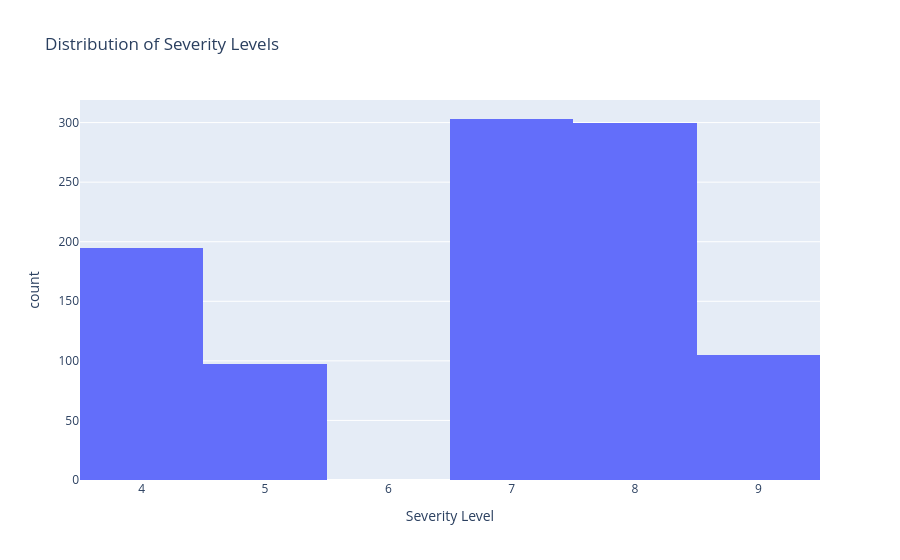
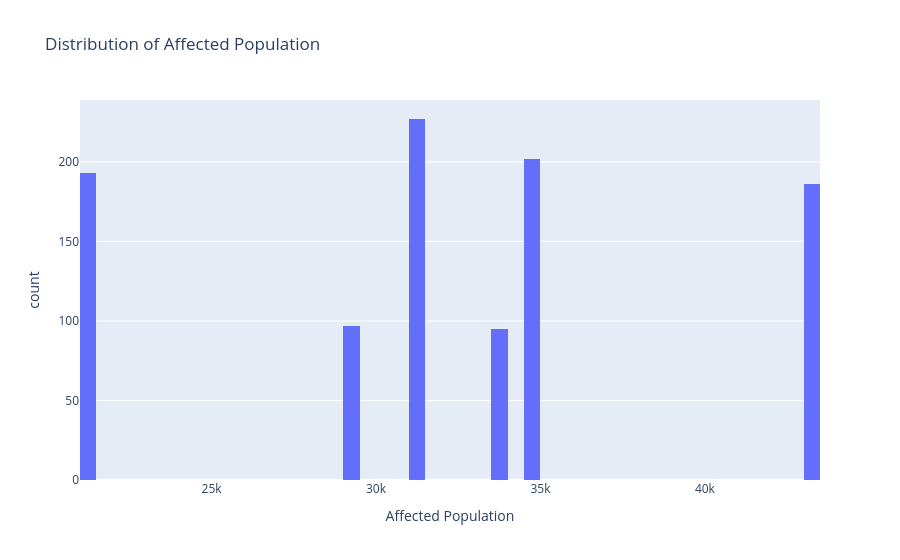
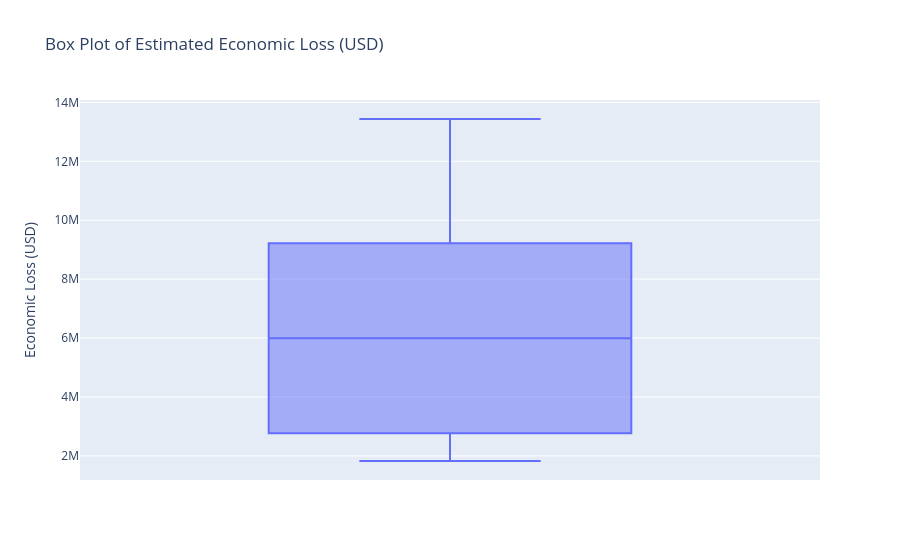

Notebook code for these charts, in order:
### Markdown cell above
## 5. Visual Representation of EDA (Plotly)

Visualizations are key to understanding the data at a deeper level. We will use Plotly to create interactive plots that highlight distributions, relationships, and potential issues within the dataset.

### Code cell
if not df.empty:
    logger.info("Generating Plotly visualizations for EDA.")

    # 1. Distribution of Disaster Types
    try:
        fig = px.bar(df['disaster_type'].value_counts().reset_index(),
                     x='index', y='disaster_type',
                     title='Distribution of Disaster Types',
                     labels={'index': 'Disaster Type', 'disaster_type': 'Count'})
        fig.show()
    except Exception as e:
        logger.error(f"Error generating disaster type distribution plot: {e}")

    # 2. Distribution of Severity Levels
    try:
        fig = px.histogram(df, x='severity_level', nbins=10,
                           title='Distribution of Severity Levels',
                           labels={'severity_level': 'Severity Level'})
        fig.show()
    except Exception as e:
        logger.error(f"Error generating severity level distribution plot: {e}")

    # 3. Affected Population Distribution
    try:
        fig = px.histogram(df, x='affected_population', nbins=50,
                           title='Distribution of Affected Population',
                           labels={'affected_population': 'Affected Population'})
        fig.show()
    except Exception as e:
        logger.error(f"Error generating affected population distribution plot: {e}")

    # 4. Estimated Economic Loss Distribution (Box Plot for Outliers)
    try:
        fig = px.box(df, y='estimated_economic_loss_usd',
                     title='Box Plot of Estimated Economic Loss (USD)',
                     labels={'estimated_economic_loss_usd': 'Economic Loss (USD)'})
        fig.show()
    except Exception as e:
        logger.error(f"Error generating economic loss box plot: {e}")

    # 5. Geographic Distribution of Disasters
    try:
        fig = px.scatter_geo(df, lat='latitude', lon='longitude', color='disaster_type',
                             hover_name='location',
                             title='Geographic Distribution of Disaster Events by Type',
                             projection='natural earth')
        fig.show()
    except Exception as e:
        logger.error(f"Error generating geographic distribution plot: {e}")

    # 6. Average Estimated Economic Loss by Disaster Type
    try:
        avg_loss_by_type = df.groupby('disaster_type')['estimated_economic_loss_usd'].mean().sort_values(ascending=False).reset_index()
        fig = px.bar(avg_loss_by_type, x='disaster_type', y='estimated_economic_loss_usd',
                     title='Average Estimated Economic Loss by Disaster Type',
                     labels={'disaster_type': 'Disaster Type', 'estimated_economic_loss_usd': 'Average Economic Loss (USD)'})
        fig.show()
    except Exception as e:
        logger.error(f"Error generating average economic loss by disaster type plot: {e}")

    # 7. Target Variable Distribution
    try:
        target_counts = df['is_major_disaster'].value_counts(normalize=True).reset_index()
        target_counts.columns = ['is_major_disaster', 'percentage']
        fig = px.pie(target_counts, names='is_major_disaster', values='percentage',
                     title='Distribution of Major vs. Minor Disasters',
                     labels={'is_major_disaster': 'Major Disaster (1) / Minor Disaster (0)'},
                     hole=0.3)
        fig.update_traces(textinfo='percent+label', marker=dict(colors=['#EF553B', '#636EFB'])) # Customize colors
        fig.show()
    except Exception as e:
        logger.error(f"Error generating target variable distribution plot: {e}")

    logger.info("Plotly visualizations completed.")
else:
    logger.warning("DataFrame is empty. Skipping Plotly visualizations.")

### Figure 1 — Plotly figure (JSON) as saved in the notebook; plotly's stock layout.template omitted (floating-point values rounded to 4 significant figures; data arrays with more than 128 entries replaced by an {"elided": "..."} marker saying what was removed)
{"data": [{"bingroup": "x", "hovertemplate": "Severity Level=%{x}<br>count=%{y}<extra></extra>", "legendgroup": "", "marker": {"color": "#636efa", "pattern": {"shape": ""}}, "name": "", "nbinsx": 10, "orientation": "v", "showlegend": false, "type": "histogram", "x": {"elided": "1000 float values"}, "xaxis": "x", "yaxis": "y"}], "layout": {"barmode": "relative", "legend": {"tracegroupgap": 0}, "title": {"text": "Distribution of Severity Levels"}, "xaxis": {"anchor": "y", "domain": [0, 1], "title": {"text": "Severity Level"}}, "yaxis": {"anchor": "x", "domain": [0, 1], "title": {"text": "count"}}}}

### Figure 2 — Plotly figure (JSON) as saved in the notebook; plotly's stock layout.template omitted (floating-point values rounded to 4 significant figures; data arrays with more than 128 entries replaced by an {"elided": "..."} marker saying what was removed)
{"data": [{"bingroup": "x", "hovertemplate": "Affected Population=%{x}<br>count=%{y}<extra></extra>", "legendgroup": "", "marker": {"color": "#636efa", "pattern": {"shape": ""}}, "name": "", "nbinsx": 50, "orientation": "v", "showlegend": false, "type": "histogram", "x": {"elided": "1000 float values"}, "xaxis": "x", "yaxis": "y"}], "layout": {"barmode": "relative", "legend": {"tracegroupgap": 0}, "title": {"text": "Distribution of Affected Population"}, "xaxis": {"anchor": "y", "domain": [0, 1], "title": {"text": "Affected Population"}}, "yaxis": {"anchor": "x", "domain": [0, 1], "title": {"text": "count"}}}}

### Figure 3 — Plotly figure (JSON) as saved in the notebook; plotly's stock layout.template omitted (floating-point values rounded to 4 significant figures; data arrays with more than 128 entries replaced by an {"elided": "..."} marker saying what was removed)
{"data": [{"alignmentgroup": "True", "hovertemplate": "Economic Loss (USD)=%{y}<extra></extra>", "legendgroup": "", "marker": {"color": "#636efa"}, "name": "", "notched": false, "offsetgroup": "", "orientation": "v", "showlegend": false, "type": "box", "x0": " ", "xaxis": "x", "y": {"elided": "1000 float values"}, "y0": " ", "yaxis": "y"}], "layout": {"boxmode": "group", "legend": {"tracegroupgap": 0}, "title": {"text": "Box Plot of Estimated Economic Loss (USD)"}, "xaxis": {"anchor": "y", "domain": [0, 1]}, "yaxis": {"anchor": "x", "domain": [0, 1], "title": {"text": "Economic Loss (USD)"}}}}
